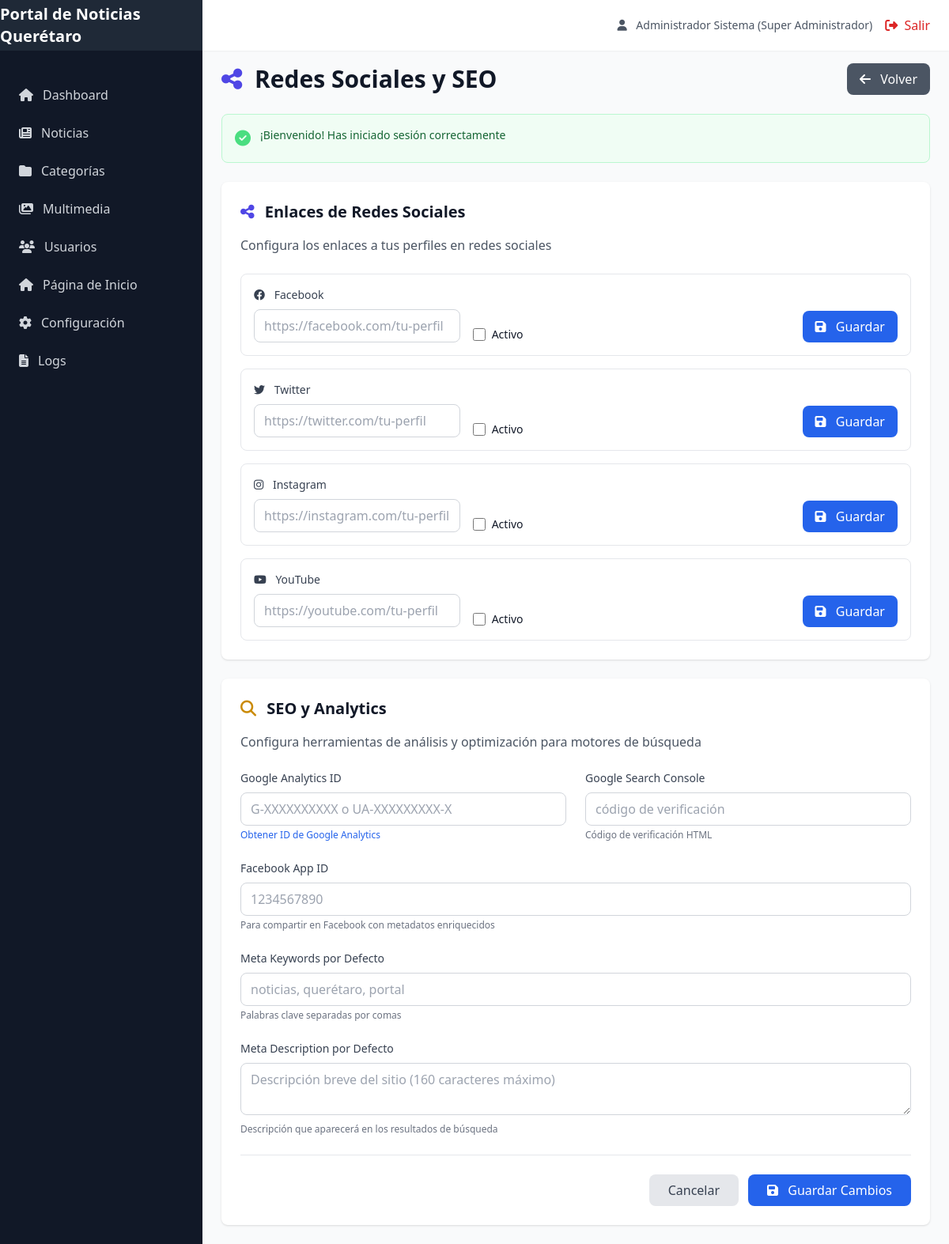
Screenshot of /configuracion_redes_seo.php (signed in) with the database file from the repository.
### tables this page shows
CREATE TABLE IF NOT EXISTS `configuracion` (
  `id` int(11) NOT NULL AUTO_INCREMENT,
  `clave` varchar(100) NOT NULL,
  `valor` text,
  `tipo` varchar(50) DEFAULT 'texto',
  `grupo` varchar(50) DEFAULT 'general',
  `descripcion` varchar(255) DEFAULT NULL,
  PRIMARY KEY (`id`),
  UNIQUE KEY `clave` (`clave`)
);

CREATE TABLE IF NOT EXISTS `redes_sociales` (
  `id` int(11) NOT NULL AUTO_INCREMENT,
  `nombre` varchar(50) NOT NULL,
  `icono` varchar(50) NOT NULL,
  `url` varchar(500) NOT NULL,
  `orden` int(11) DEFAULT 0,
  `activo` tinyint(1) DEFAULT 1,
  PRIMARY KEY (`id`),
  KEY `orden` (`orden`)
);

### configuracion_redes_seo.php (the view, shortened to what the rows shown need)
<?php
require_once __DIR__ . '/config/bootstrap.php';
$redesSocialesModel = new RedesSociales();
$redes_sociales = $redesSocialesModel->getAll(false);
?>
<div class="space-y-6">
    <div class="flex items-center justify-between">
        <h1 class="text-3xl font-bold text-gray-900">
            <i class="fas fa-share-alt mr-2 text-indigo-600"></i>
            Redes Sociales y SEO
        </h1>
    </div>
    <div class="bg-white rounded-lg shadow p-6">
        <h2 class="text-xl font-bold text-gray-900 mb-4">
            <i class="fas fa-share-alt mr-2 text-indigo-600"></i>
            Enlaces de Redes Sociales
        </h2>
        <div class="space-y-4">
            <?php foreach ($redes_sociales as $red): ?>
            <form method="POST" class="border border-gray-200 rounded-lg p-4">
                <div class="grid grid-cols-1 md:grid-cols-3 gap-4 items-end">
                    <div>
                        <label class="block text-sm font-medium text-gray-700 mb-2">
                            <i class="<?php echo e($red['icono']); ?> mr-2"></i>
                            <?php echo e($red['nombre']); ?>
                        </label>
                        <input type="url" name="url"
                               value="<?php echo e($red['url']); ?>"
                               class="w-full border border-gray-300 rounded-lg px-3 py-2 focus:outline-none focus:ring-2 focus:ring-blue-500"
                               placeholder="https://<?php echo strtolower($red['nombre']); ?>.com/tu-perfil">
                    </div>
                    <div class="flex items-center">
                        <input type="checkbox" name="activo" id="activo_<?php echo $red['id']; ?>" value="1"
                               <?php echo $red['activo'] ? 'checked' : ''; ?>
                               class="h-4 w-4 text-blue-600 focus:ring-blue-500 border-gray-300 rounded">
                        <label for="activo_<?php echo $red['id']; ?>" class="ml-2 block text-sm text-gray-900">
                            Activo
                        </label>
                    </div>
                    <div class="flex justify-end">
                        <button type="submit" class="bg-blue-600 text-white px-4 py-2 rounded-lg hover:bg-blue-700 transition-colors">
                            <i class="fas fa-save mr-2"></i>
                            Guardar
                        </button>
                    </div>
                </div>
            </form>
            <?php endforeach; ?>
        </div>
    </div>
    <div class="bg-white rounded-lg shadow p-6">
        <h2 class="text-xl font-bold text-gray-900 mb-4">
            <i class="fas fa-search mr-2 text-yellow-600"></i>
            SEO y Analytics
        </h2>
    </div>
</div>
<?php
$content = ob_get_clean();
include __DIR__ . '/app/views/layouts/main.php';
?>

### app/views/layouts/main.php (shortened to what the rows shown need)
<!DOCTYPE html>
<html lang="es">
<head>
    <script src="https://cdn.tailwindcss.com"></script>
    <link rel="stylesheet" href="https://cdnjs.cloudflare.com/ajax/libs/font-awesome/6.4.0/css/all.min.css">
    <?php
    if (isAuthenticated()) {
        $configuracionModel = new Configuracion();
        $configGeneral = $configuracionModel->getByGrupo('general');
        $nombreSitio = $configGeneral['nombre_sitio']['valor'] ?? 'CMS Noticias';
        $logoSitio = $configGeneral['logo_sitio']['valor'] ?? null;
    }
    ?>
</head>
<body class="bg-gray-50">
    <?php if (isAuthenticated()): ?>
        <div class="fixed inset-y-0 left-0 w-64 bg-gray-900 text-white transform transition-transform duration-300 ease-in-out z-30" id="sidebar">
            <div class="flex items-center justify-center h-16 bg-gray-800">
                <?php if (!empty($logoSitio)): ?>
                <img src="<?php echo e(BASE_URL . $logoSitio); ?>" alt="<?php echo e($nombreSitio); ?>" class="h-10" loading="eager">
                <?php else: ?>
                <h1 class="text-xl font-bold"><?php echo e($nombreSitio ?? 'CMS Noticias'); ?></h1>
                <?php endif; ?>
            </div>
        </div>
        <div class="ml-64">
            <main class="pt-20 px-6 pb-6">
                <?php echo $content ?? ''; ?>
            </main>
        </div>
    <?php else: ?>
        <?php echo $content ?? ''; ?>
    <?php endif; ?>
</body>
</html>

### rows the page displays
configuracion: valor "Portal de Noticias Querétaro"
redes_sociales: nombre "Facebook", url "https://facebook.com/tu-perfil"
redes_sociales: nombre "Twitter", url "https://twitter.com/tu-perfil"
redes_sociales: nombre "Instagram", url "https://instagram.com/tu-perfil"
redes_sociales: nombre "YouTube", url "https://youtube.com/tu-perfil"

### other values shown
$user['nombre'] . ' (' . $user['rol'] . ')' "Administrador Sistema (Super Administrador)"
$flashSuccess "¡Bienvenido! Has iniciado sesión correctamente"
